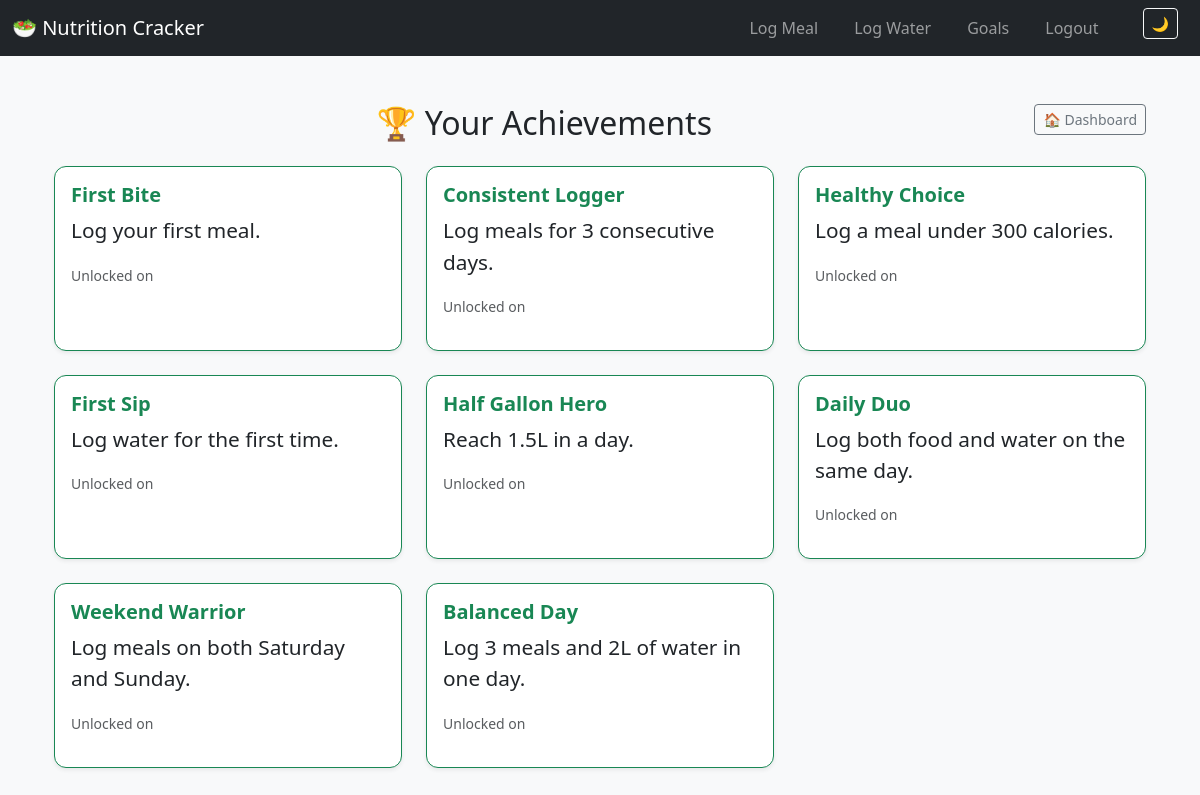
The page /achievements/ (signed in) on the database its author committed.
### Nutricode/models.py (models this page shows, shortened)
class Achievement(models.Model):
    user = models.ForeignKey(User, on_delete=models.CASCADE)
    title = models.CharField(max_length=100)
    description = models.TextField()
    date_earned = models.DateField(auto_now_add=True)

### Nutricode/views.py (the view)
# urls.py: path('achievements/', views.achievements_view, name='achievements'),
@login_required
def achievements_view(request):
    user = request.user
    meals = Meal.objects.filter(user=user)
    water_logs = WaterLog.objects.filter(user=user)
    food_items = FoodItem.objects.filter(meal__user=user).distinct()
    today = date.today()
    last_3_days = today - timedelta(days=2)
    last_5_days = today - timedelta(days=4)
    last_7_days = today - timedelta(days=6)
    last_14_days = today - timedelta(days=13)
    def add_achievement(title, description):
        if not Achievement.objects.filter(user=user, title=title).exists():
            Achievement.objects.create(user=user, title=title, description=description)
    if meals.exists():
        add_achievement("First Bite", "Log your first meal.")
    if meals.filter(date__gte=last_3_days).values("date").distinct().count() >= 3:
        add_achievement("Consistent Logger", "Log meals for 3 consecutive days.")
    if meals.count() >= 100:
        add_achievement("Meal Master", "Log 100 meals total.")
    if food_items.count() >= 10:
        add_achievement("Diverse Diner", "Log 10 unique food items.")
    if meals.filter(food__calories__lt=300).exists():
        add_achievement("Healthy Choice", "Log a meal under 300 calories.")
    if water_logs.exists():
        add_achievement("First Sip", "Log water for the first time.")
    if water_logs.filter(date__gte=last_5_days).values("date").distinct().count() >= 5:
        add_achievement("Water Warrior", "Log water 5 days in a row.")
    if all(w.amount >= 2000 for w in water_logs.filter(date__gte=last_3_days)):
        add_achievement("Hydration Streak", "Drink 2L+ water daily for 3 days.")
    if water_logs.filter(amount__gte=1500).exists():
        add_achievement("Half Gallon Hero", "Reach 1.5L in a day.")
    if water_logs.filter(date__gte=today - timedelta(days=6)).values("date").distinct().count() == 7:
        add_achievement("Water Week Winner", "Log water every day in a week.")
    if meals.filter(date__gte=last_7_days).values("date").distinct().count() == 7:
        add_achievement("7-Day Streak", "Log meals for 7 consecutive days.")
    if meals.filter(date__gte=last_14_days).values("date").distinct().count() == 14:
        add_achievement("14-Day Hero", "Log meals for 14 consecutive days.")
    if any(w.date == m.date for w in water_logs for m in meals):
        add_achievement("Daily Duo", "Log both food and water on the same day.")
    if meals.filter(date__week_day=2, food__name__icontains='breakfast').count() >= 5:
        add_achievement("Morning Motivator", "Log breakfast before 10 AM, 5 times.")
    if meals.filter(date__week_day__in=[7, 1]).exists():
        add_achievement("Weekend Warrior", "Log meals on both Saturday and Sunday.")
    if Achievement.objects.filter(user=user).count() >= 25:
        add_achievement("Newbie to Pro", "Reach 25 achievements.")
    if meals.filter(food__region__isnull=False).values("food__region").distinct().count() >= 5:
        add_achievement("Foodie Explorer", "Try meals from 5 different regions.")
    if Profile.objects.filter(user=user, daily_calorie_goal__gt=0).exists():
        consecutive_days = 0
        for i in range(5):
            day = today - timedelta(days=i)
            daily_meals = meals.filter(date=day)
            if daily_meals:
                total = sum(m.food.calories for m in daily_meals)
                if total <= user.profile.daily_calorie_goal:
                    consecutive_days += 1
        if consecutive_days == 5:
            add_achievement("Calorie Boss", "Stay under your calorie goal 5 days in a row.")
    if meals.filter(date=today).count() >= 3 and water_logs.filter(date=today, amount__gte=2000).exists():
        add_achievement("Balanced Day", "Log 3 meals and 2L of water in one day.")
    user_achievements = Achievement.objects.filter(user=user)
    return render(request, 'achievements.html', {'achievements': user_achievements})

### Nutricode/templates/achievements.html (shortened to what this page needs)
{% extends 'base.html' %}
{% block content %}
<div class="container mt-5">
    <h2 class="text-center mb-4">🏆 Your Achievements
        <a href="{% url 'dashboard' %}" class="btn btn-sm btn-outline-secondary float-end">
            🏠 Dashboard
        </a>
    </h2>
    {% if achievements %}
        <div class="row">
            {% for achievement in achievements %}
                <div class="col-md-4 mb-4">
                    <div class="card h-100 shadow-sm border-success">
                        <div class="card-body">
                            <h5 class="card-title text-success">{{ achievement.title }}</h5>
                            <p class="card-text">{{ achievement.description }}</p>
                            <p class="text-muted"><small>Unlocked on {{ achievement.date_awarded|date:"F j, Y" }}</small></p>
                        </div>
                    </div>
                </div>
            {% endfor %}
        </div>
    {% else %}
        <p class="text-center">You haven't unlocked any achievements yet. Start logging meals and drinking water to begin!</p>
    {% endif %}
</div>
{% endblock %}

### Nutricode/templates/base.html (shortened to what this page needs)
{% load static %}
<!DOCTYPE html>
<html lang="en" data-theme="light">
<head>
  <link href="https://cdn.jsdelivr.net/npm/bootstrap@5.3.3/dist/css/bootstrap.min.css" rel="stylesheet" />
  <link rel="stylesheet" href="{% static 'css/styles.css' %}">
</head>
<body class="bg-light text-dark">
  <nav class="navbar navbar-expand-lg navbar-dark bg-dark sticky-top">
    <div class="container-fluid">
      <a class="navbar-brand" href="{% url 'dashboard' %}">🥗 Nutrition Cracker</a>
      <div class="collapse navbar-collapse" id="navbarNav">
        <ul class="navbar-nav ms-auto">
          {% if user.is_authenticated %}
          <li class="nav-item"><a class="nav-link" href="{% url 'add_meal' %}">Log Meal</a></li>
          <li class="nav-item"><a class="nav-link" href="{% url 'add_water' %}">Log Water</a></li>
          <li class="nav-item"><a class="nav-link" href="{% url 'goals' %}">Goals</a></li>
          <li class="nav-item"><a class="nav-link" href="{% url 'logout' %}">Logout</a></li>
          {% else %}
          <li class="nav-item"><a class="nav-link" href="{% url 'login' %}">Login</a></li>
          <li class="nav-item"><a class="nav-link" href="{% url 'register' %}">Register</a></li>
          {% endif %}
          <li class="nav-item">
            <button class="btn btn-sm btn-outline-light ms-3" onclick="toggleDarkMode()">🌙</button>
          </li>
        </ul>
      </div>
    </div>
  </nav>
  <main class="container mt-4">
    {% block content %}{% endblock %}
  </main>
</body>
</html>

### Nutricode/static/css/styles.css (style rules this page uses)
:root { --bg-color: #fff; --text-color: #111; --card-bg: #f9f9f9; --link-color: #0077cc; }
body { background-color: var(--bg-color); color: var(--text-color); font-family: "Segoe UI", sans-serif; margin: 0; padding: 0; }
nav ul { list-style: none; padding: 0; }
nav ul li { display: inline-block; margin: 0 10px; }
a { color: var(--link-color); text-decoration: none; }
.card { border-radius: 12px; transition: transform 0.2s ease; }
.card-title { font-weight: 600; }
.card-text { font-size: 1.3rem; }
button { background-color: var(--link-color); color: #fff; padding: 10px 15px; border: none; border-radius: 5px; cursor: pointer; }

### rows shown on the page
Achievement: title "First Bite", description "Log your first meal."
Achievement: title "Consistent Logger", description "Log meals for 3 consecutive days."
Achievement: title "Healthy Choice", description "Log a meal under 300 calories."
Achievement: title "First Sip", description "Log water for the first time."
Achievement: title "Half Gallon Hero", description "Reach 1.5L in a day."
Achievement: title "Daily Duo", description "Log both food and water on the same day."
Achievement: title "Weekend Warrior", description "Log meals on both Saturday and Sunday."
Achievement: title "Balanced Day", description "Log 3 meals and 2L of water in one day."
